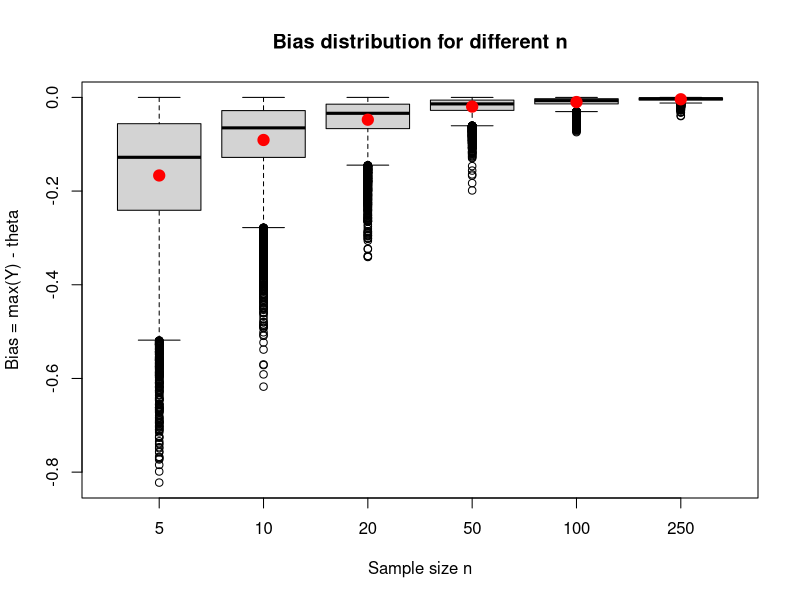
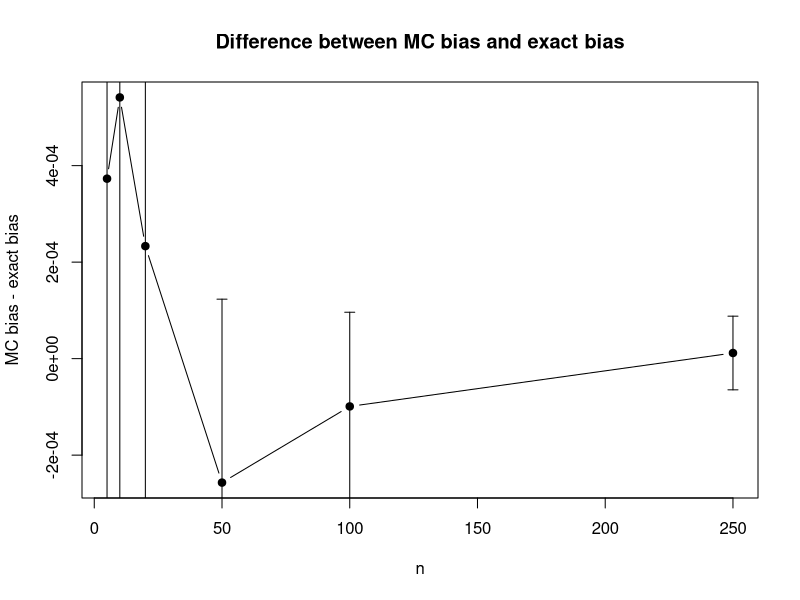
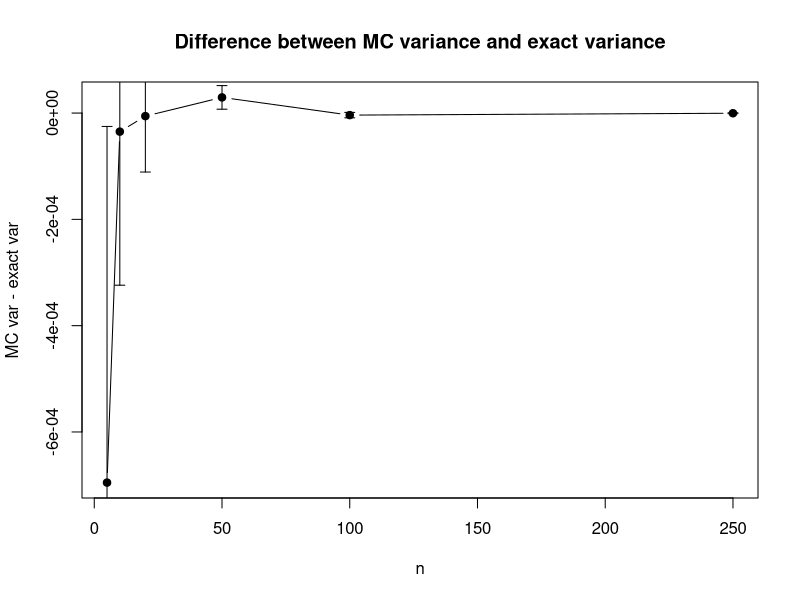
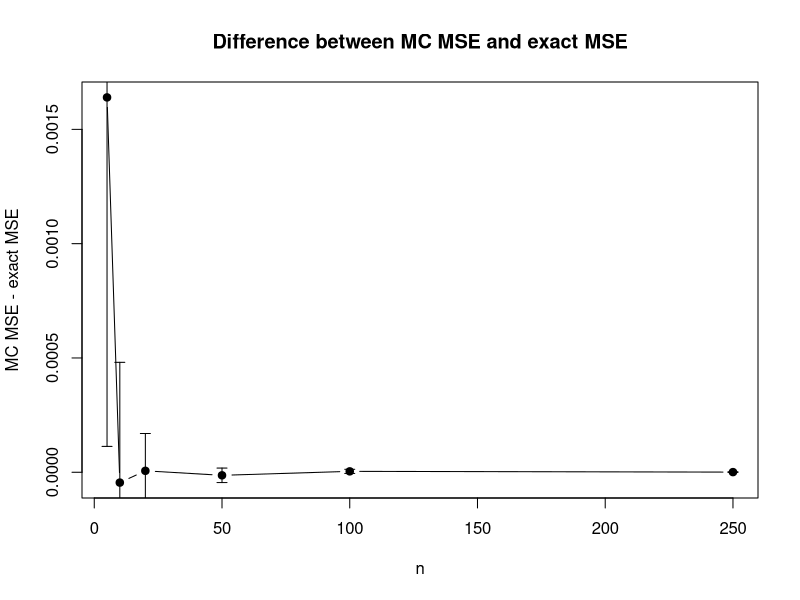

R code for these plots, in order:
## ---- chunk 1
# Theoretical formulas
# bias function of the max estimator
bias_exact <- function(theta, n) { 
  -theta / (n + 1)
}

# variance function of the max estimator
var_exact <- function(theta, n) {
  n * theta^2 / ((n + 1)^2 * (n + 2))
}

# MSE function of the max estimator
mse_exact <- function(theta, n) {
  2 * theta^2 / ((n + 1) * (n + 2))
}
## ---- chunk 2
# Set random seed for reproducibility
set.seed(123)     

# for example set theta as 1 and sample size n as 10, 
# we will repeat the process B (10000) many times.
theta <- 1
n <- 10
B <- 10000


# take n observations from U(0, theta) after that add the maximum of them to the list t_hat.
# repeat the process B many times then t_hat is our estimator.
t_hat <- replicate(B, {
  y <- runif(n, min = 0, max = theta)
  max(y)                       
})

# Monte Carlo with bias, var, MSE
mc_bias <- mean(t_hat - theta)
mc_var  <- var(t_hat)
mc_mse  <- mean( (t_hat - theta)^2 )

mc_bias
mc_var
mc_mse

bias_exact(theta,n)
var_exact(theta,n)
mse_exact(theta,n)
## ---- chunk 3
# theta <- 1 and B <- 10000 was defined above
# Apply the monte carlo simulations for different n values
n_values <- c(5, 10, 20, 50, 100, 250)

bias_data <- data.frame()

for (n in n_values) 
{
  
  t_hat <- replicate(B, {
    y <- runif(n, min = 0, max = theta)
    max(y)
  })

  #	t_hat = (max(Y_1), max(Y_2), …, max(Y_B))
	#	bias_values = (max(Y_1)-theta, max(Y_2)-theta, …, max(Y_B)-theta)

  bias_values <- t_hat - theta 

  bias_data <- rbind(bias_data, data.frame( n = factor(n), bias = bias_values))
}
# Exact bias values
exact_bias_df <- data.frame(
  n = factor(n_values),
  exact_bias = bias_exact(theta, n_values)
)
## ---- chunk 4
# Boxplot
boxplot(bias ~ as.factor(n),
        data = bias_data,
        xlab = "Sample size n",
        ylab = "Bias = max(Y) - theta",
        main = "Bias distribution for different n",
        names = n_values)
# Exact Bias
exact_bias_vals <- bias_exact(theta, n_values)

points(x = 1:length(n_values),
       y = exact_bias_vals,
       col = "red",
       pch = 19,
       cex = 1.5)

## ---- chunk 5
alpha    <- 0.05
z_alpha  <- qnorm(1 - alpha/2)
z_alpha
## ---- chunk 6
bias_results <- data.frame()

for (n in n_values) {

  t_hat <- replicate(B, {
    y <- runif(n, 0, theta)
    max(y)
  })
  
  # MC Bias
  mc_bias <- mean(t_hat) - theta
  # Exact Bias
  ex_bias <- bias_exact(theta, n)

  
  # Difference
  diff_bias <- mc_bias - ex_bias
  
  # Monte Carlo standard error
  # The standard error helps us understand how reliable the Monte Carlo simulation results are.
  se_bias <- sd(t_hat - theta) / sqrt(B)
  
  bias_results <- rbind(bias_results,
                        data.frame(
                          n = n,
                          mc_bias = mc_bias,
                          ex_bias = ex_bias,
                          diff_bias = diff_bias,
                          se_bias = se_bias
                        ))
}
## ---- chunk 7
# Graph
plot(bias_results$n,
     bias_results$diff_bias,
     pch = 19,
     type = "b",
     xlab = "n",
     ylab = "MC bias - exact bias",
     main = "Difference between MC bias and exact bias")

# error bounds
arrows(bias_results$n,
       bias_results$diff_bias - z_alpha*bias_results$se_bias,
       bias_results$n,
       bias_results$diff_bias + z_alpha*bias_results$se_bias,
       angle = 90, code = 3, length = 0.05)

## ---- chunk 8
var_results <- data.frame()

for (n in n_values) {
  
  t_hat <- replicate(B, {
    y <- runif(n, 0, theta)
    max(y)
  })
  
  # Monte Carlo variance
  mc_var <- var(t_hat)
  
  # Exact variance
  ex_var <- var_exact(theta, n)
  
  diff_var <- mc_var - ex_var
  
  # standard error for variance 
  dev2   <- (t_hat - mean(t_hat))^2
  se_var <- sd(dev2) / sqrt(B)
  
  var_results <- rbind(var_results,
                       data.frame(
                         n = n,
                         diff_var = diff_var,
                         se_var = se_var
                       ))
}
## ---- chunk 9
# Graph
plot(var_results$n,
     var_results$diff_var,
     type = "b",
     pch = 19,
     xlab = "n",
     ylab = "MC var - exact var",
     main = "Difference between MC variance and exact variance")

arrows(var_results$n,
       var_results$diff_var - z_alpha * var_results$se_var,
       var_results$n,
       var_results$diff_var + z_alpha * var_results$se_var,
       angle = 90, code = 3, length = 0.05)

## ---- chunk 10
mse_results <- data.frame()

for (n in n_values) {
  
  t_hat <- replicate(B, {
    y <- runif(n, 0, theta)
    max(y)
  })
  
  # Monte Carlo MSE
  mc_mse <- mean((t_hat - theta)^2)
  
  # Exact MSE
  ex_mse <- mse_exact(theta, n)
  
  # Difference
  diff_mse <- mc_mse - ex_mse
  
  # SE for MSE standard error
  sq_err  <- (t_hat - theta)^2
  se_mse  <- sd(sq_err) / sqrt(B)
  
  mse_results <- rbind(mse_results,
                       data.frame(
                         n = n,
                         diff_mse = diff_mse,
                         se_mse = se_mse
                       ))
}
## ---- chunk 11
#Graph
plot(mse_results$n,
     mse_results$diff_mse,
     type = "b",
     pch = 19,
     xlab = "n",
     ylab = "MC MSE - exact MSE",
     main = "Difference between MC MSE and exact MSE")

arrows(mse_results$n,
       mse_results$diff_mse - z_alpha * mse_results$se_mse,
       mse_results$n,
       mse_results$diff_mse + z_alpha * mse_results$se_mse,
       angle = 90, code = 3, length = 0.05)

## ---- chunk 12
theta_values <- c(0.25, 0.5, 1, 2, 5)
n <- 10

theta_results <- data.frame()

for (theta in theta_values) {
  t_hat <- replicate(B, {
    y <- runif(n, 0, theta)
    max(y)
  })
  
  mc_bias <- mean(t_hat - theta)
  ex_bias <- bias_exact(theta, n)
  
  mc_var  <- var(t_hat)
  ex_var  <- var_exact(theta, n)
  
  mc_mse  <- mean((t_hat - theta)^2)
  ex_mse  <- mse_exact(theta, n)
  
  theta_results <- rbind(theta_results,
                         data.frame(
                           theta = theta,
                           mc_bias = mc_bias,
                           ex_bias = ex_bias,
                           mc_var = mc_var,
                           ex_var = ex_var,
                           mc_mse = mc_mse,
                           ex_mse = ex_mse
                         ))
}

theta_results
